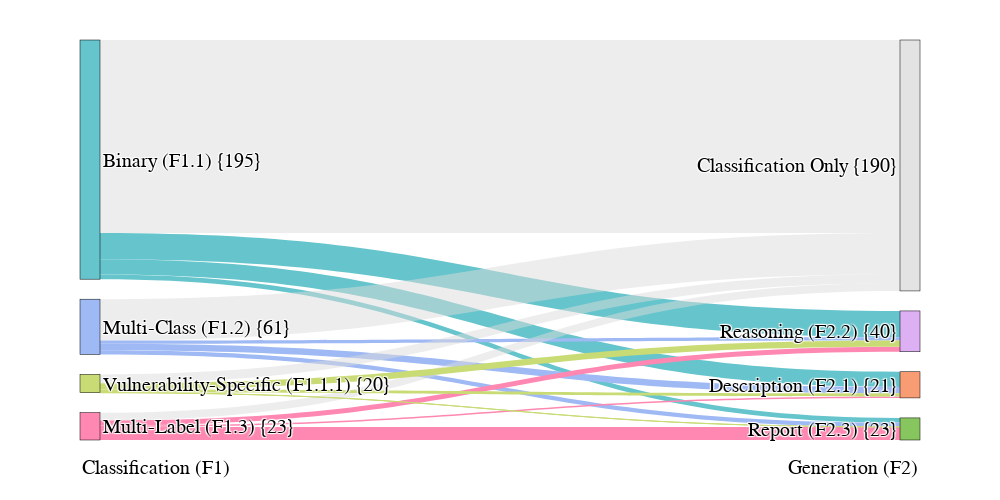

Notebook source saved alongside this figure:
### Code cell
# sankey task formulation
# ==========================================
taxonomy_task_df = pd.read_excel("./taxonomy.xlsx", sheet_name="STUDY_TASK")
df = taxonomy_task_df[['CitationKey', 'Classification', 'Generation']].copy()

df['Classification'] = df['Classification'].fillna('No Classification')
df['Generation'] = df['Generation'].fillna('Classification Only') 

df = df.replace('None', 'No Classification')
df['Generation'] = df['Generation'].replace('No Classification', 'Classification Only')
df = df.replace('nan', 'No Classification')

# Explode lists
for col in ['Classification', 'Generation']:
    df[col] = df[col].astype(str).str.split(',')
    df = df.explode(col)
    df[col] = df[col].str.strip()

df = df[df['Classification'] != '']
df = df[df['Generation'] != '']

# Calculate Weights
df['Class_Count'] = df.groupby('CitationKey')['Classification'].transform('count')
df['Gen_Count'] = df.groupby('CitationKey')['Generation'].transform('count')
df['Weight'] = 1 / (df['Class_Count'] * df['Gen_Count'])

# Create Edges
edges = df.groupby(['Classification', 'Generation'])['Weight'].sum().reset_index(name='Value')
edges = edges.rename(columns={'Classification': 'Source', 'Generation': 'Target'})

# Define Node Properties
all_labels = pd.unique(edges[['Source', 'Target']].values.ravel())
nodes_df = pd.DataFrame({'Label': all_labels})
nodes_df['ID'] = nodes_df.index
label_to_id = dict(zip(nodes_df['Label'], nodes_df['ID']))

edges['SourceID'] = edges['Source'].map(label_to_id)
edges['TargetID'] = edges['Target'].map(label_to_id)

# ==========================================
residual_labels = ['Classification Only', 'Generation Only', 'No Classification']
palette = pc.qualitative.Pastel 

node_colors = []
link_colors = []

# Assign Node Colors
for idx, row in nodes_df.iterrows():
    if row['Label'] in residual_labels:
        # Keep residuals gray
        node_colors.append('rgba(200, 200, 200, 0.5)') 
    else:
        # Assign color from Pastel palette
        color_idx = idx % len(palette)
        node_colors.append(palette[color_idx])

# Assign Link Colors
for idx, row in edges.iterrows():
    source_label = row['Source']
    target_label = row['Target']
    
    if source_label in residual_labels or target_label in residual_labels:
        link_colors.append('rgba(220, 220, 220, 0.5)')
    else:
        source_id = label_to_id[source_label]
        base_color = node_colors[source_id]
        if base_color.startswith('#'):
            h = base_color.lstrip('#')
            rgb = tuple(int(h[i:i+2], 16) for i in (0, 2, 4))
            link_colors.append(f'rgba({rgb[0]}, {rgb[1]}, {rgb[2]}, 0.6)')
        else:
            link_colors.append(base_color)

# ==========================================
# counts
label_to_studies = defaultdict(set)
for idx, row in taxonomy_task_df.iterrows():
    val_c = str(row['Classification'])
    if val_c != 'None' and val_c != 'nan':
        for tag in val_c.split(','):
            label_to_studies[tag.strip()].add(row['CitationKey'])
    else:
        label_to_studies['No Classification'].add(row['CitationKey'])

    val_g = str(row['Generation'])
    if val_g != 'None' and val_g != 'nan':
        for tag in val_g.split(','):
            label_to_studies[tag.strip()].add(row['CitationKey'])
    else:
        label_to_studies['Classification Only'].add(row['CitationKey'])

nodes_df['StudyCount'] = nodes_df['Label'].map(lambda x: len(label_to_studies.get(x, set())))

# --- Taxonomy IDs ---
taxonomy_ids = {
    "Binary": "F1.1",
    "Multi-Class": "F1.2",
    "Multi-Label": "F1.3",
    "Vulnerability-Specific": "F1.1.1",
    "Description": "F2.1",
    "Reasoning": "F2.2",
    "Report": "F2.3"
}

# Label Formatter with () and {}
def format_label(row):
    label = row['Label']
    count = row['StudyCount']
    
    if label == 'No Classification':
        return ""
    
    tax_id = taxonomy_ids.get(label, "")
    if tax_id:
        return f"{label} ({tax_id}) {{{count}}}"
    else:
        return f"{label} {{{count}}}"

nodes_df['LabelDisplay'] = nodes_df.apply(format_label, axis=1)

# Plot
fig = go.Figure(data=[go.Sankey(
    arrangement="snap",
    node=dict(
        pad=20,
        thickness=20,
        line=dict(color="black", width=0.5),
        label=nodes_df['LabelDisplay'],
        color=node_colors,
        hovertemplate='<b>%{label}</b><br>Volume: %{value:.2f}<extra></extra>',
    ),
    link=dict(
        source=edges['SourceID'],
        target=edges['TargetID'],
        value=edges['Value'],
        color=link_colors
    )
)])

# ==========================================
fig.update_layout(
    font=dict(
        family="Times New Roman, serif", 
        size=20,  
        color="black"
    ),
    width=1000,
    height=500,
    margin=dict(b=60, t=40),
    
    annotations=[
        # Left Column Label
        dict(
            x=0,
            y=-0.1,
            xref="paper",
            yref="paper",
            text="Classification (F1)", # Taxonomy in ()
            showarrow=False,
            font=dict(size=20, color="black"), 
            align="center"
        ),
        # Right Column Label
        dict(
            x=1,
            y=-0.1,
            xref="paper",
            yref="paper",
            text="Generation (F2)", # Taxonomy in ()
            showarrow=False,
            font=dict(size=20, color="black"),
            align="center"
        )
    ]
)

fig.show()

### Figure 1 — Plotly figure (JSON) as saved in the notebook; plotly's stock layout.template omitted (floating-point values rounded to 4 significant figures)
{"data": [{"arrangement": "snap", "link": {"color": ["rgba(220, 220, 220, 0.5)", "rgb(102, 197, 204)", "rgb(102, 197, 204)", "rgb(102, 197, 204)", "rgba(220, 220, 220, 0.5)", "rgb(158, 185, 243)", "rgb(158, 185, 243)", "rgb(158, 185, 243)", "rgba(220, 220, 220, 0.5)", "rgb(254, 136, 177)", "rgb(254, 136, 177)", "rgb(254, 136, 177)", "rgba(220, 220, 220, 0.5)", "rgb(201, 219, 116)", "rgb(201, 219, 116)", "rgb(201, 219, 116)"], "source": [0, 0, 0, 0, 5, 5, 5, 5, 6, 6, 6, 6, 7, 7, 7, 7], "target": [1, 2, 3, 4, 1, 2, 3, 4, 1, 2, 3, 4, 1, 2, 3, 4], "value": [136.5, 10.75, 18.62, 3.312, 29.25, 4.5, 2.312, 3.0, 5.5, 1.0, 3.562, 9.25, 6.25, 2.25, 4.375, 0.0625]}, "node": {"color": ["rgb(102, 197, 204)", "rgba(200, 200, 200, 0.5)", "rgb(248, 156, 116)", "rgb(220, 176, 242)", "rgb(135, 197, 95)", "rgb(158, 185, 243)", "rgb(254, 136, 177)", "rgb(201, 219, 116)"], "hovertemplate": "<b>%{label}</b><br>Volume: %{value:.2f}<extra></extra>", "label": ["Binary (F1.1) {195}", "Classification Only {190}", "Description (F2.1) {21}", "Reasoning (F2.2) {40}", "Report (F2.3) {23}", "Multi-Class (F1.2) {61}", "Multi-Label (F1.3) {23}", "Vulnerability-Specific (F1.1.1) {20}"], "line": {"color": "black", "width": 0.5}, "pad": 20, "thickness": 20}, "type": "sankey"}], "layout": {"annotations": [{"align": "center", "font": {"color": "black", "size": 20}, "showarrow": false, "text": "Classification (F1)", "x": 0, "xref": "paper", "y": -0.1, "yref": "paper"}, {"align": "center", "font": {"color": "black", "size": 20}, "showarrow": false, "text": "Generation (F2)", "x": 1, "xref": "paper", "y": -0.1, "yref": "paper"}], "font": {"color": "black", "family": "Times New Roman, serif", "size": 20}, "height": 500, "margin": {"b": 60, "t": 40}, "width": 1000}}
